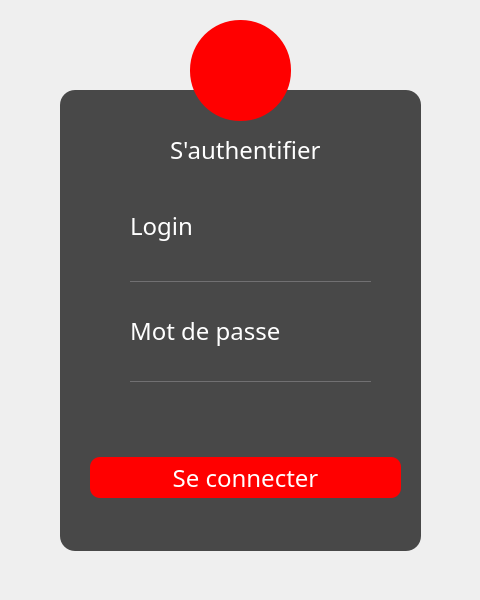
<?xml version="1.0" encoding="UTF-8"?>
<ui version="4.0">
 <class>MainWindow</class>
 <widget class="QMainWindow" name="MainWindow">
  <property name="geometry">
   <rect>
    <x>0</x>
    <y>0</y>
    <width>480</width>
    <height>600</height>
   </rect>
  </property>
  <property name="windowTitle">
   <string> Hotel</string>
  </property>
  <property name="windowIcon">
   <iconset resource="image.qrc">
    <normaloff>:/projetimages/projetimages/e.png</normaloff>:/projetimages/projetimages/e.png</iconset>
  </property>
  <property name="styleSheet">
   <string notr="true">#Form
{
		background-image: url(:/projetimages/projetimages/a.jpg);

}
*{
font-family:centry gothlic ;
font-size:24px;
}
QFrame#frame
{

	background:rgba(0,0,0,0.7);
border-radius:15px;
}
 QPushButton#pushButton
 {
     background-color: red;

     border-radius:50px;
	  width:100px;

 }

QPushButton
 {
     background-color: red;

     border-radius: 10px;

 }

QToolButton#toolButton
{
backgroun:red;
border-radius:60px;
}
QLabel#label
{
color:white;
background:transparent;

}
QLabel#label_2
{
color:white;
background:transparent;

}
QLabel#label_3
{
color:white;
background:transparent;

}

QPushButton
{
color:white;
border-raduis:15px;
}
QPushButton:hover
{
color: white;
border-radius:15px;
background:rgb(255, 85, 127);
}
QLineEdit
{
background:transparent;
border:none;
color:#717072;
border-bottom:1px solid #717072;
}</string>
  </property>
  <widget class="QWidget" name="Form">
   <widget class="QFrame" name="frame">
    <property name="geometry">
     <rect>
      <x>60</x>
      <y>90</y>
      <width>361</width>
      <height>461</height>
     </rect>
    </property>
    <property name="frameShape">
     <enum>QFrame::StyledPanel</enum>
    </property>
    <property name="frameShadow">
     <enum>QFrame::Raised</enum>
    </property>
    <widget class="QLabel" name="label_2">
     <property name="geometry">
      <rect>
       <x>70</x>
       <y>110</y>
       <width>91</width>
       <height>51</height>
      </rect>
     </property>
     <property name="text">
      <string>Login</string>
     </property>
    </widget>
    <widget class="QLineEdit" name="login_txt">
     <property name="geometry">
      <rect>
       <x>70</x>
       <y>161</y>
       <width>241</width>
       <height>31</height>
      </rect>
     </property>
    </widget>
    <widget class="QLabel" name="label_3">
     <property name="geometry">
      <rect>
       <x>70</x>
       <y>220</y>
       <width>181</width>
       <height>41</height>
      </rect>
     </property>
     <property name="text">
      <string>Mot de passe</string>
     </property>
    </widget>
    <widget class="QLineEdit" name="mdp_txt">
     <property name="geometry">
      <rect>
       <x>70</x>
       <y>270</y>
       <width>241</width>
       <height>22</height>
      </rect>
     </property>
     <property name="echoMode">
      <enum>QLineEdit::Password</enum>
     </property>
    </widget>
    <widget class="QPushButton" name="connecter_btn">
     <property name="geometry">
      <rect>
       <x>30</x>
       <y>367</y>
       <width>311</width>
       <height>41</height>
      </rect>
     </property>
     <property name="text">
      <string>Se connecter</string>
     </property>
    </widget>
    <widget class="QLabel" name="label">
     <property name="geometry">
      <rect>
       <x>110</x>
       <y>50</y>
       <width>151</width>
       <height>20</height>
      </rect>
     </property>
     <property name="text">
      <string>S'authentifier</string>
     </property>
    </widget>
   </widget>
   <widget class="QPushButton" name="pushButton">
    <property name="geometry">
     <rect>
      <x>190</x>
      <y>20</y>
      <width>101</width>
      <height>101</height>
     </rect>
    </property>
    <property name="text">
     <string/>
    </property>
    <property name="icon">
     <iconset resource="image.qrc">
      <normaloff>:/projetimages/projetimages/b.png</normaloff>:/projetimages/projetimages/b.png</iconset>
    </property>
    <property name="iconSize">
     <size>
      <width>40</width>
      <height>40</height>
     </size>
    </property>
   </widget>
  </widget>
 </widget>
 <resources>
  <include location="image.qrc"/>
 </resources>
 <connections/>
</ui>
